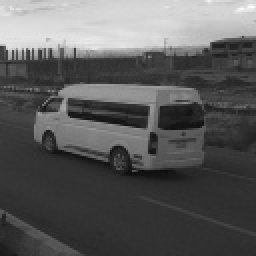
#> input picture gray128.jpg, 128 x 128 px (shown 2 times larger)
$ jupyter execute 'Fast Fourier Method.ipynb'   (shell and % lines are left out)
#> lines starting #> are read from the running program, lines starting #| are printed output that depends on the picture
[cell 1]
# We import the required modules
%pylab inline
import cv2
import math
import numpy as np
import scipy.fftpack as fp
import matplotlib.pyplot as plt

[cell 2]
# We import the sample image in gray scale
img = cv2.imread('gray128.jpg',0)
#> img is the input picture: shape (128, 128); min 11, max 251, mean 90.7
#cv2.imshow('Imagen 128x128',img)
print(img.shape)
#| (128, 128)
imshow(img)

[cell 3]
imshow(img)

[cell 4]
# We construct the canvas:
def getPaddedImage(imagen):
    times_padding = 2
    canvas = np.zeros((times_padding*128,times_padding*128))
    img_in_canvas = canvas
    img_in_canvas[64:192,64:192] = imagen
    return img_in_canvas

img_in_canvas = getPaddedImage(img)
#> in getPaddedImage, `img_in_canvas[64:192,64:192] = imagen`:
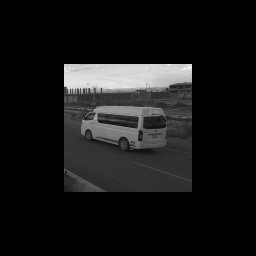
#> img_in_canvas: shape (256, 256) float64; min 0, max 251, mean 22.7
imshow(img_in_canvas)

In the paper there is a matrix factorization in the form:
$M_{\theta} = M_{x}*M_{y}*M_{x}$

We get the matrices in the next implementation

[cell 5]
# We make some definitions for the methods
def getRotationMatrices(angleInRads):
    mx = np.array([[1,math.tan(angleInRads/2)],
                   [0,1]])
    my = np.array([[1,0],
                   [-math.sin(angleInRads),1]])
    return mx,my

[cell 6]
getRotationMatrices(math.pi)

[cell 7]
float_formatter = lambda x: "%.2f" % x
#print(float_formatter(1.234567E3))
np.set_printoptions(formatter={'float_kind':float_formatter})
## Functions to go from image to frequency-image and back
im2freq = lambda data: fp.fft(fp.fft(data, axis=0),axis=1)
freq2im = lambda f: fp.ifft(fp.ifft(f, axis=1),axis=0)

# Transforming
#print('Image:',img)
freq = im2freq(img_in_canvas)
#print('Freq:',freq)
imshow(freq.imag)
back = freq2im(freq)
#print('Diff: {}'.format(back-img))
imshow(back.real)
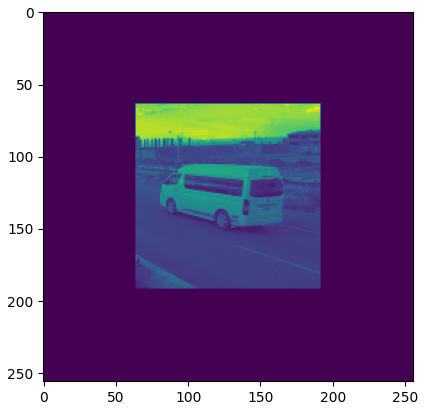
#> figure drawn by matplotlib, 1 panel

[cell 8]
img_in_canvas = getPaddedImage(img)
imshow(img)
imshow(img_in_canvas)

[cell 9]
# Creating the LinSpaces:
Xaxes      = np.linspace(0, 256, 256)
Yaxes      = np.linspace(0, 256, 256)
# Creating the displacement exponentials
# Rotating an angle of 45 degrees leads to a shifting parameters:
theta = math.pi/4
a = math.tan(theta/2)
b = -math.sin(theta)
#print(b)

def Xshift(y0):
    return np.exp( -2.*math.pi*1j*Xaxes*a*y0)
def Yshift(x0):
    return np.exp( -2.*math.pi*1j*Yaxes*b*x0)
def applyToImage(img):
    print('Iterando en X: ',img.shape[1],' en Y, ',img.shape[0], ' en X: ',img.shape[1])
    for index_x in range(img.shape[0]):
        # Fila
        img[index_x,:] = np.multiply(img[index_x,:],Yshift(index_x))
    for index_y in range(img.shape[1]):
        # Columna
        img[:index_y] = np.multiply(img[:,index_y],Xshift(index_y))
    for index_x in range(img.shape[0]):
        # Fila
        img[index_x,:] = np.multiply(img[index_x,:],Yshift(index_x))
    #for index_y in range(img.shape[1]):
    #    # Columna
    #    img[:index_y] = np.multiply(img[:,index_y],Xshift(index_y))
    return img

plt.subplot(1,2,1)
plt.plot(img_in_canvas)
plt.imshow(img_in_canvas)
freqImg = im2freq(img_in_canvas)

backImg = freq2im(freqImg)
plt.subplot(1,2,2)
plt.plot(img_in_canvas)
plt.imshow(backImg.real)
imsave('back.jpg',backImg.real)
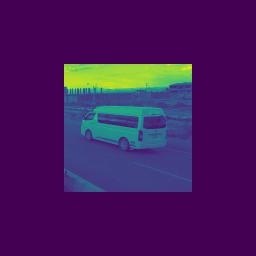
#> saved as back.jpg: shape (256, 256, 3); mean R, G, B 69.8, 26.2, 92.6
#plt.clf()

rotatedInFreq = applyToImage(freqImg)
#| Iterando en X:  256  en Y,  256  en X:  256
print(rotatedInFreq)
#> (printed output is left out)
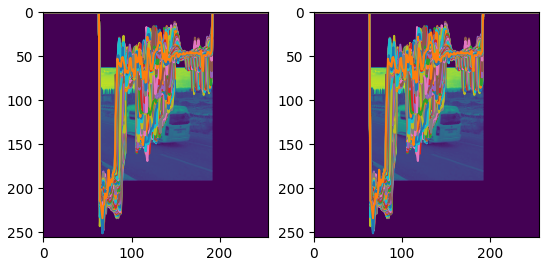
#> figure drawn by matplotlib, 2 panels

[cell 10]
rotated = freq2im(rotatedInFreq)
print(rotated.real)
#> (printed output is left out)
imshow(rotated.real)
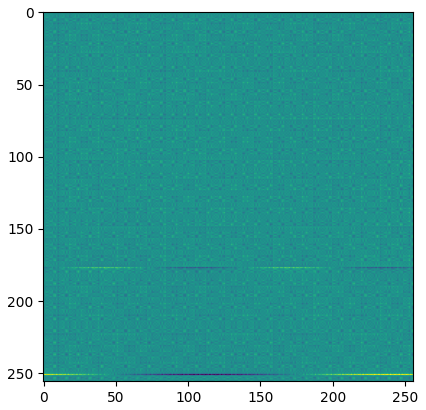
#> figure drawn by matplotlib, 1 panel
